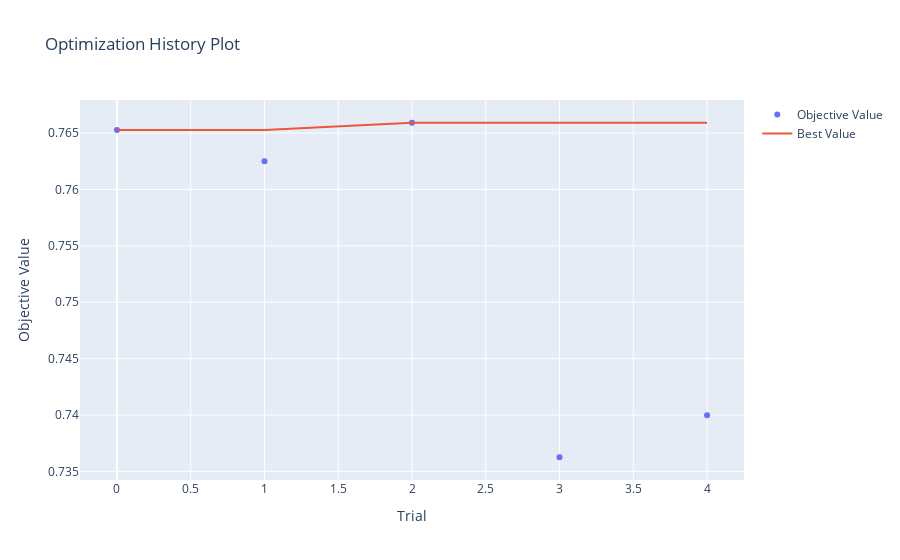
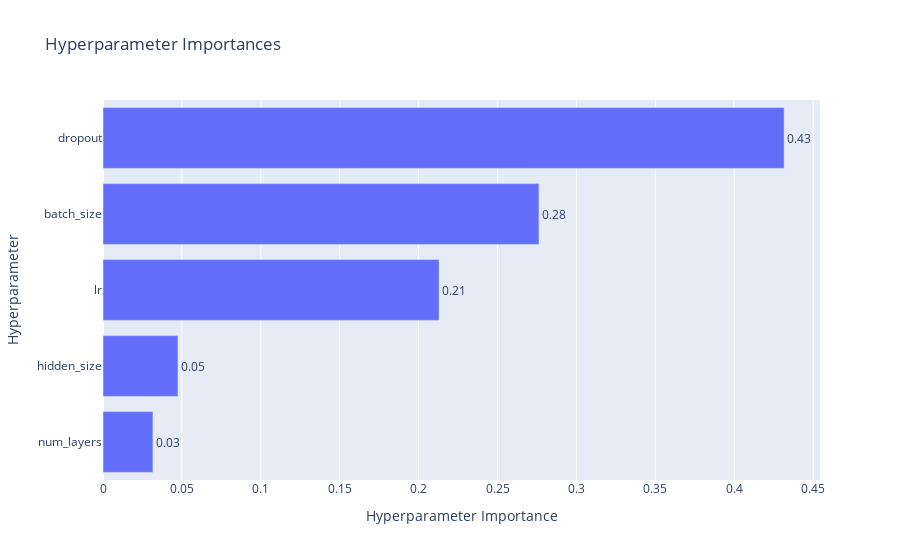
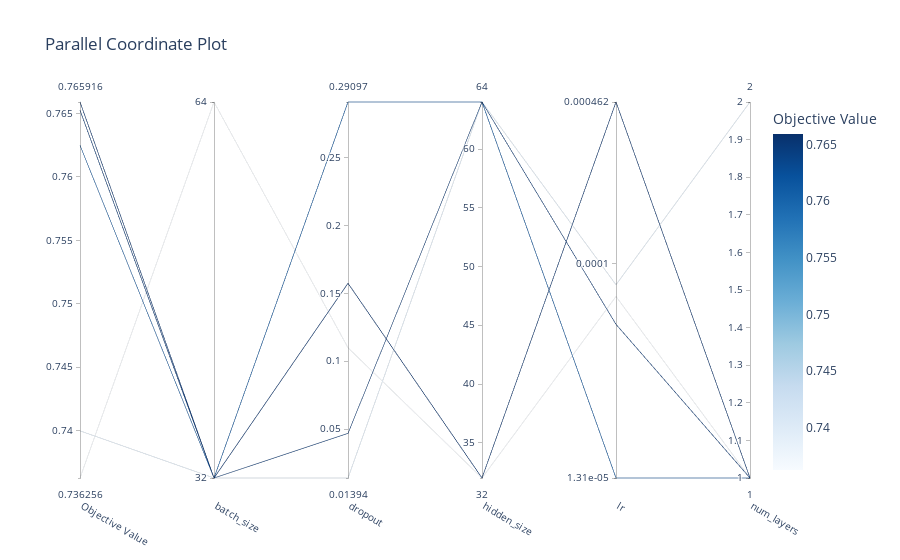

Write notebook code for charts like these, in order.
### Code cell
# optuna визуализация
optuna.visualization.plot_optimization_history(study).show()
optuna.visualization.plot_param_importances(study).show()
optuna.visualization.plot_parallel_coordinate(study).show()

### Figure 1 — Plotly figure (JSON) as saved in the notebook; plotly's stock layout.template omitted (floating-point values rounded to 4 significant figures)
{"data": [{"mode": "markers", "name": "Objective Value", "type": "scatter", "x": [0, 1, 2, 3, 4], "y": [0.7653, 0.7625, 0.7659, 0.7363, 0.74]}, {"mode": "lines", "name": "Best Value", "type": "scatter", "x": [0, 1, 2, 3, 4], "y": [0.7653, 0.7653, 0.7659, 0.7659, 0.7659]}, {"marker": {"color": "#cccccc"}, "mode": "markers", "name": "Infeasible Trial", "showlegend": false, "type": "scatter", "x": [], "y": []}], "layout": {"title": {"text": "Optimization History Plot"}, "xaxis": {"title": {"text": "Trial"}}, "yaxis": {"title": {"text": "Objective Value"}}}}

### Figure 2 — Plotly figure (JSON) as saved in the notebook; plotly's stock layout.template omitted (floating-point values rounded to 4 significant figures)
{"data": [{"cliponaxis": false, "hovertemplate": ["num_layers (IntDistribution): 0.031637340112326065<extra></extra>", "hidden_size (IntDistribution): 0.04751265622315704<extra></extra>", "lr (FloatDistribution): 0.21296807304391188<extra></extra>", "batch_size (CategoricalDistribution): 0.2762531744077806<extra></extra>", "dropout (FloatDistribution): 0.4316287562128245<extra></extra>"], "name": "Objective Value", "orientation": "h", "text": ["0.03", "0.05", "0.21", "0.28", "0.43"], "textposition": "outside", "type": "bar", "x": [0.03164, 0.04751, 0.213, 0.2763, 0.4316], "y": ["num_layers", "hidden_size", "lr", "batch_size", "dropout"]}], "layout": {"title": {"text": "Hyperparameter Importances"}, "xaxis": {"title": {"text": "Hyperparameter Importance"}}, "yaxis": {"title": {"text": "Hyperparameter"}}}}

### Figure 3 — Plotly figure (JSON) as saved in the notebook; plotly's stock layout.template omitted (floating-point values rounded to 4 significant figures)
{"data": [{"dimensions": [{"label": "Objective Value", "range": [0.7363, 0.7659], "values": [0.7653, 0.7625, 0.7659, 0.74, 0.7363]}, {"label": "batch_size", "range": [0, 1], "ticktext": ["32", "64"], "tickvals": [0, 1], "values": [0, 0, 0, 0, 1]}, {"label": "dropout", "range": [0.01394, 0.291], "values": [0.0468, 0.291, 0.1574, 0.01394, 0.1099]}, {"label": "hidden_size", "range": [32, 64], "values": [64, 64, 32, 64, 32]}, {"label": "lr", "range": [-4.884, -3.335], "ticktext": ["1.31e-05", "0.0001", "0.000462"], "tickvals": [-4.884, -4, -3.335], "values": [-4.251, -4.884, -3.335, -4.088, -4.136]}, {"label": "num_layers", "range": [1, 2], "values": [1, 1, 1, 2, 1]}], "labelangle": 30, "labelside": "bottom", "line": {"color": [0.7653, 0.7625, 0.7659, 0.74, 0.7363], "colorbar": {"title": {"text": "Objective Value"}}, "colorscale": [[0, "rgb(247,251,255)"], [0.125, "rgb(222,235,247)"], [0.25, "rgb(198,219,239)"], [0.375, "rgb(158,202,225)"], [0.5, "rgb(107,174,214)"], [0.625, "rgb(66,146,198)"], [0.75, "rgb(33,113,181)"], [0.875, "rgb(8,81,156)"], [1, "rgb(8,48,107)"]], "reversescale": false, "showscale": true}, "type": "parcoords"}], "layout": {"title": {"text": "Parallel Coordinate Plot"}}}
